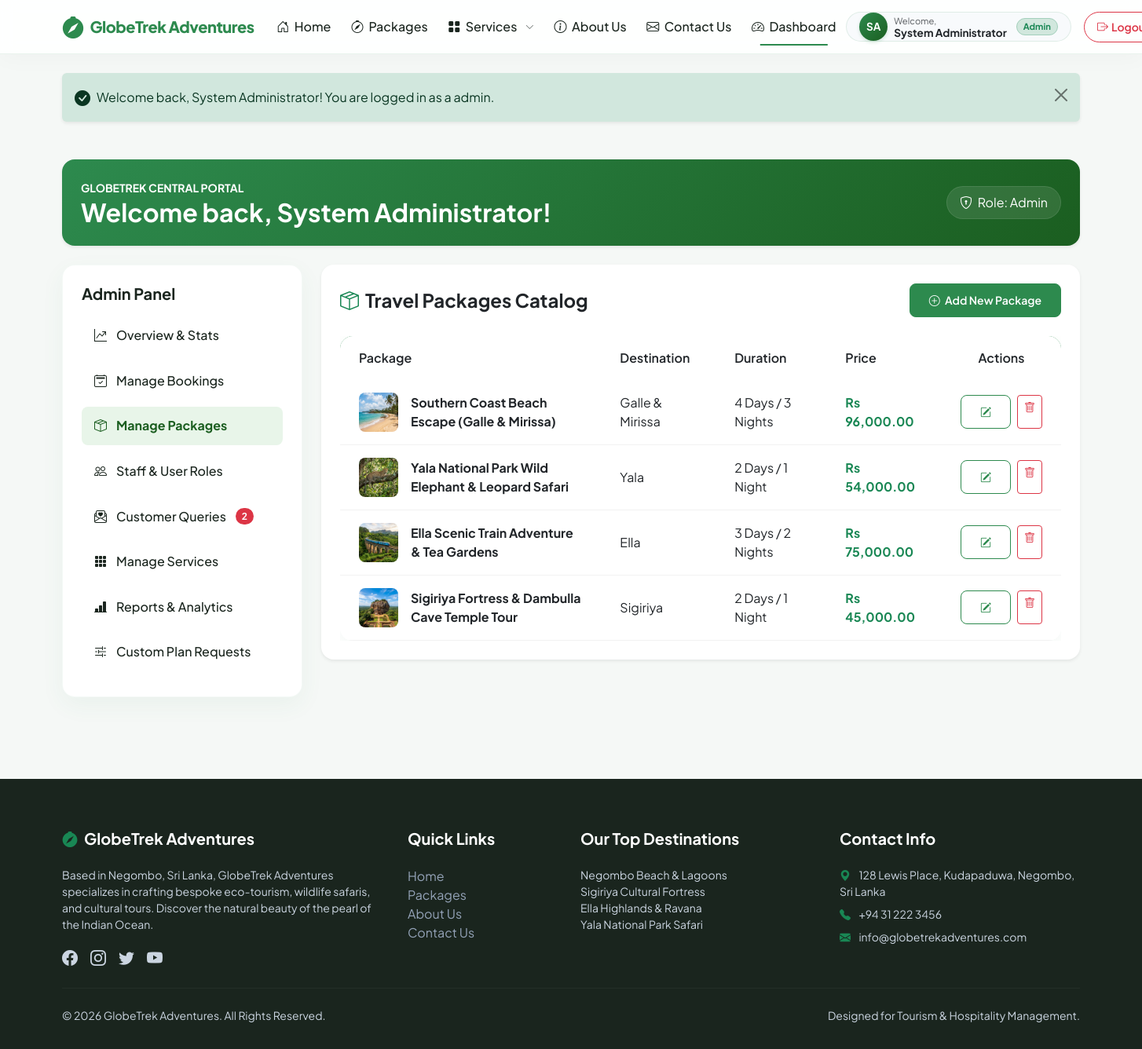
The page /dashboard.php?tab=packages (signed in) on the database its author committed.
### tables this page shows
CREATE TABLE IF NOT EXISTS `packages` (
  `id` INT AUTO_INCREMENT PRIMARY KEY,
  `title` VARCHAR(150) NOT NULL,
  `description` TEXT NOT NULL,
  `destination` VARCHAR(100) NOT NULL,
  `price` DECIMAL(10, 2) NOT NULL,
  `duration` VARCHAR(50) NOT NULL,
  `image_url` VARCHAR(255) DEFAULT NULL,
  `created_at` TIMESTAMP DEFAULT CURRENT_TIMESTAMP
);

### includes/dashboard/manage_packages.php (the view)
<?php
require_once __DIR__ . '/../../config.php';
try {
    $packages = $pdo->query("SELECT * FROM packages ORDER BY id DESC")->fetchAll();
} catch (PDOException $e) {
    echo "<div class='alert alert-danger'>Error loading packages: " . $e->getMessage() . "</div>";
    $packages = [];
}
?>
<div class="card border-0 shadow-sm p-4 rounded-4 bg-white">
    <div class="d-flex flex-wrap justify-content-between align-items-center mb-4 gap-2">
        <h4 class="fw-bold mb-0 text-dark"><i class="bi bi-box-seam me-2 text-success"></i>Travel Packages Catalog</h4>
        <a href="add_package.php" class="btn btn-primary btn-sm">
            <i class="bi bi-plus-circle me-1"></i> Add New Package
        </a>
    </div>
    <div class="table-responsive">
        <table class="table custom-table table-hover align-middle mb-0">
            <thead>
                <tr>
                    <th>Package</th>
                    <th>Destination</th>
                    <th>Duration</th>
                    <th>Price</th>
                    <th class="text-center">Actions</th>
                </tr>
            </thead>
            <tbody>
                <?php foreach ($packages as $pkg): ?>
                    <tr>
                        <td>
                            <div class="d-flex align-items-center gap-3">
                                <img src="<?php echo htmlspecialchars($pkg['image_url']); ?>" alt="" style="width: 50px; height: 50px; object-fit: cover; border-radius: 8px;">
                                <strong class="text-dark"><?php echo htmlspecialchars($pkg['title']); ?></strong>
                            </div>
                        </td>
                        <td><?php echo htmlspecialchars($pkg['destination']); ?></td>
                        <td><?php echo htmlspecialchars($pkg['duration']); ?></td>
                        <td><strong class="text-success">Rs <?php echo number_format($pkg['price'], 2); ?></strong></td>
                        <td class="text-center">
                            <div class="d-flex justify-content-center gap-2">
                                <a href="edit_package.php?id=<?php echo $pkg['id']; ?>" class="btn btn-outline-primary btn-sm">
                                    <i class="bi bi-pencil-square"></i>
                                </a>
                                <a href="dashboard.php?action=delete_package&package_id=<?php echo $pkg['id']; ?>" class="btn btn-outline-danger btn-sm" onclick="return confirm('Are you sure you want to delete this package? This will delete all connected bookings.');">
                                    <i class="bi bi-trash"></i>
                                </a>
                            </div>
                        </td>
                    </tr>
                <?php endforeach; ?>
            </tbody>
        </table>
    </div>
</div>

### css/style.css (style rules this page uses)
:root { --primary-color: #2d8a4e; --primary-hover: #1f6036; --primary-light: #e8f5e9; --primary-dark: #1b5e20; --secondary-color: #f1f8f5; --dark-color: #1a251e; --light-color: #ffffff; --body-bg: #f5f8f6; --card-shadow: 0 10px 30px rgba(45, 138, 78, 0.06); --hover-shadow: 0 15px 35px rgba(45, 138, 78, 0.12); --border-radius-sm: 8px; --border-radius-md: 16px; --border-radius-lg: 24px; --font-sans: 'Plus Jakarta Sans', sans-serif; --transition: all 0.3s cubic-bezier(0.4, 0, 0.2, 1); }
body { font-family: var(--font-sans); background-color: var(--body-bg); color: var(--dark-color); overflow-x: hidden; }
h1, h2, h3, h4, h5, h6 { font-weight: 700; }
.btn-primary { background-color: var(--primary-color); border-color: var(--primary-color); color: var(--light-color); font-weight: 600; padding: 0.6rem 1.5rem; border-radius: var(--border-radius-sm); transition: var(--transition); }
.btn-outline-primary { color: var(--primary-color); border-color: var(--primary-color); font-weight: 600; padding: 0.6rem 1.5rem; border-radius: var(--border-radius-sm); transition: var(--transition); }
.custom-table { background: var(--light-color); border-radius: var(--border-radius-md); overflow: hidden; box-shadow: var(--card-shadow); }
.custom-table thead { background-color: var(--primary-color); color: var(--light-color); }
.custom-table th { padding: 1rem 1.5rem; font-weight: 600; border-bottom: none; }
.custom-table td { padding: 1rem 1.5rem; vertical-align: middle; border-bottom: 1px solid rgba(0, 0, 0, 0.05); }

### rows shown on the page
packages: image_url (picture), title "Southern Coast Beach Escape (Galle & Mirissa)", destination "Galle & Mirissa", duration "4 Days / 3 Nights", price "96,000.00"
packages: image_url (picture), title "Yala National Park Wild Elephant & Leopard Safari", destination "Yala", duration "2 Days / 1 Night", price "54,000.00"
packages: image_url (picture), title "Ella Scenic Train Adventure & Tea Gardens", destination "Ella", duration "3 Days / 2 Nights", price "75,000.00"
packages: image_url (picture), title "Sigiriya Fortress & Dambulla Cave Temple Tour", destination "Sigiriya", duration "2 Days / 1 Night", price "45,000.00"

### other values the page prints
substr($initials, 0, 2) "SA"
$_SESSION['user_name'] "System Administrator"
$_SESSION['user_role'] "Admin"
$_SESSION['flash_success'] "Welcome back, System Administrator! You are logged in as a admin."
$user_role "Admin"
$unread_queries "2"
